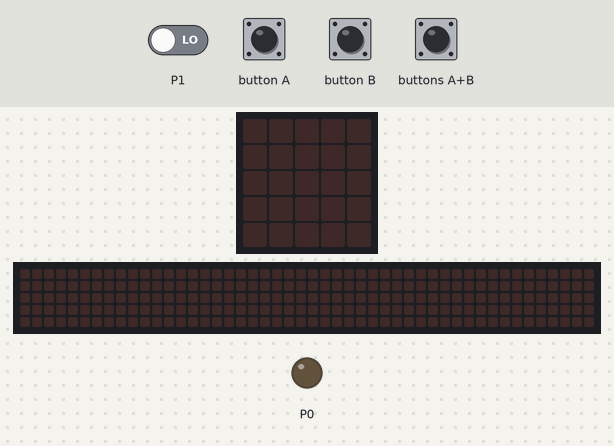
Recording of a program running on a simulated BBC micro:bit running MicroPython. On the bench: the board's 5×5 LED display, a strip that is not on the board, showing the scrolling text unrolled, output pins drawn as LEDs (lit = HIGH). The inputs (shaded band) are chosen by the test bench; at power-on: P1 LOW. Random numbers come from a fixed seed; the 48×5 strip is a reading aid, not a part: it shows the text the display is scrolling, unrolled, one strip-width of it at a time.

Above: at 1.2 s.
1.3 s: button A pressed for 0.15 s
At 3.6 s:
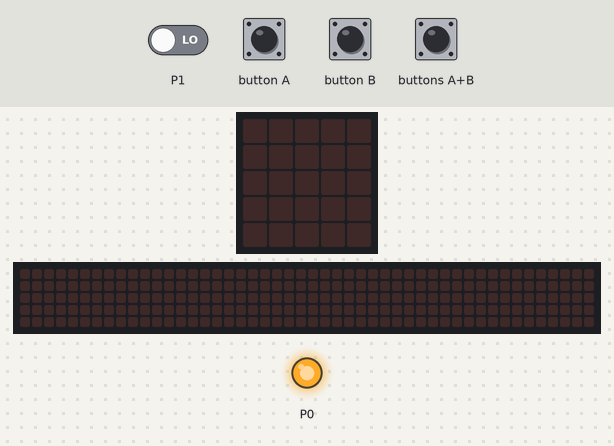
At 13.41 s:
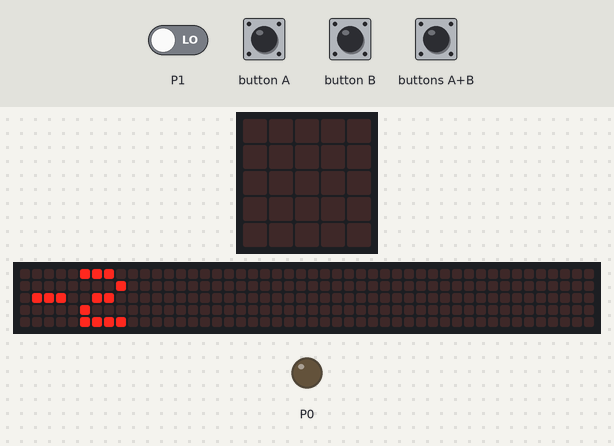
Timing chart, 0 to 14.9 s (numbered marks = the images above; inputs shaded):
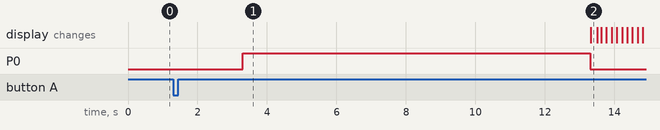

The program:

GPIO_pinleri.py
```python
from microbit import *

"""while True:
    pin0.write_digital(1)
    sleep(500)
    pin0.write_digital(0)
    sleep(500)"""

#********************************************************
#BreadBoard
"""
while True:
    pin0.write_digital(1)
    sleep(500)
    pin1.write_digital(1)
    sleep(500)
    pin2.write_digital(1)
    sleep(500)

    pin0.write_digital(0)
    pin1.write_digital(0)
    pin2.write_digital(0)
    sleep(500)

    pin2.write_digital(1)
    sleep(500)
    pin1.write_digital(1)
    sleep(500)
    pin0.write_digital(1)
    sleep(500)

    pin0.write_digital(0)
    pin1.write_digital(0)
    pin2.write_digital(0)
    sleep(500)"""

#********************************************************
#Sokak Lambalari

"""while True:
    isikSeviyesi = display.read_light_level()
    if (isikSeviyesi > 30 and isikSeviyesi < 80):
        pin0.write_digital(1)
        pin1.write_digital(1)
        pin2.write_digital(1)
    elif isikSeviyesi>79 and isikSeviyesi<150:
        pin0.write_digital(1)
        pin1.write_digital(1)
        pin2.write_digital(0)
    elif isikSeviyesi>149 and isikSeviyesi<210:
        pin0.write_digital(1)
        pin1.write_digital(0)
        pin2.write_digital(0)
    elif isikSeviyesi>209:
        pin0.write_digital(0)
        pin1.write_digital(0)
        pin2.write_digital(0) """

#********************************************************
#RGB Led

"""while True:
    sleep(500)
    if button_a.was_pressed() and button_b.was_pressed():
        pin0.write_digital(1)
        pin1.write_digital(0)
        pin2.write_digital(0)
    elif button_a.was_pressed():
        pin0.write_digital(0)
        pin1.write_digital(1)
        pin2.write_digital(0)
    elif button_b.was_pressed():
        pin0.write_digital(0)
        pin1.write_digital(0)
        pin2.write_digital(1)"""

#********************************************************
import random
"""r=0
g=0
b=0

while True:
    if accelerometer.get_x() > 500:
        r=r+10
        pin0.write_analog(r)
        sleep(100)
    elif accelerometer.get_x() < -500:
        g=g+10
        pin1.write_analog(g)
        sleep(100)
    elif accelerometer.get_y() < -200:
        b=b+10
        pin2.write_analog(b)
        sleep(100)
    elif accelerometer.get_y() > 200:
        r=r+random.randint(0,10)
        g=g+random.randint(0,2)
        b=b+random.randint(0,7)

        pin0.write_analog(r)
        pin1.write_analog(g)
        pin2.write_analog(b)
        sleep(100)
    else:
        pin0.write_digital(0)
        pin1.write_digital(0)
        pin2.write_digital(0)
    sleep(200)"""

#********************************************************
#Push Button
"""import music
import speech

while True:
    if pin0.read_digital() == 1:
        display.show(Image.HEART)
        speech.say("microbit")
        sleep(500)
        audio.play(Sound.GIGGLE)
        sleep(500)
        display.clear()

    elif pin0.read_digital() == 0:
        display.show("!")
        sleep(500)
        display.clear()
        sleep(500)"""

#********************************************************
#Potansiyometre

"""img = Image.TRIANGLE
display.show(img)
while True:
    potOku = pin0.read_analog()
    shift = int(potOku/102)-5  #0-1023 aralığı
    display.show(img.shift_left(shift))"""

#********************************************************
#Servomotor
"""def map(value,fromLow,fromHigh,toLow,toHigh):
    return (toHigh-toLow)*(value-fromLow)/(fromHigh-fromLow)+toLow

while True:
    #pin0.write_analog(30)
    #sleep(500)
    #pin0.write_analog(150)
    #sleep(1000)
    #pin0.write_analog(2000)

    analogOku = pin0.read_analog()
    mappedValue = int(map(analogOku,0,1023,1,180))
    pin0.write_analog(mappedValue)
"""

#********************************************************
#Joystick

"""ledX=2
ledY=2

while True:
    joyX=pin0.read_analog()
    joyY=pin1.read_analog()
    joyB=pin2.read_digital()

    if (joyX < 200):
        if ledX>0:
            display.set_pixel(ledX,ledY,0)
            ledX=ledX-1
    elif joyX>900:
        if ledX<4:
            display.set_pixel(ledX,ledY,0)
            ledX+=1

    if (joyY < 200):
        if ledY>0:
            display.set_pixel(ledX,ledY,0)
            ledY=ledY-1
    elif joyY>900:
        if ledY<4:
            display.set_pixel(ledX,ledY,0)
            ledY+=1

    sleep(200)
    display.set_pixel(ledX,ledY,9)"""

#********************************************************
#Neopiksel
"""import neopixel

neopix=neopixel.NeoPixel(pin0,24)

while True:
    for pixel in range(0,24):
        neopix[pixel]=(255,0,0)
        neopix.show()

        sleep(50)

    for pixel in reversed(range(0,24)):
        neopix[pixel]=(0,0,0)
        neopix.show()
        sleep(50)

    #neopix.clear()
    #sleep(500)"""

#********************************************************
import neopixel
"""
neopix = neopixel.NeoPixel(pin0,24)
red=(255,0,0)
green=(0,255,0)
blue=(0,0,255)
purple=(255,0,255)
yellow=(255,205,0)

def yak(renk):
    for pixel in range(0,24):
        neopix[pixel]=renk
    neopix.show()
    return

while True:
    yak(red)
    sleep(1000)
    yak(green)
    sleep(1000)
    yak(blue)
    sleep(1000)
    yak(purple)
    sleep(1000)
    yak(yellow)
    sleep(1000)"""

#********************************************************

"""neopix = neopixel.NeoPixel(pin0,24)
red=(255,0,0)
yellow=(255,205,0)
black=(0,0,0)

def sinyal(bas,bit,renk):
    for pixel in range(bas,bit):
        neopix[pixel] = renk
    neopix.show()
    return

while True:
    if accelerometer.get_x() > 500:
        sinyal(0,13,yellow)
        sleep(500)
        sinyal(0,13,black)
        sleep(500)

    elif accelerometer.get_x() < -500:
        sinyal(13,24,red)
        sleep(500)
        sinyal(13,24,black)
        sleep(500)

    else:
        sinyal(0,0,black)"""

#********************************************************
#HCSR-04

import machine
import utime

def get_dist():
    pin0.write_digital(0)
    utime.sleep(2)
    pin0.write_digital(1)
    utime.sleep(10)
    pin0.write_digital(0)

    d=machine.time_pulse_us(pin1,1,11600)
    if d > 0:
        return d/58
    else:
        return d
pin1.set_pull(pin1.NO_PULL)
while True:
    if button_a.was_pressed():
        d = get_dist()
        display.scroll(d)
        sleep(150)
    sleep(20)
```

Measured:
- after the input at 1.3 s, P0: LOW → HIGH after 2.0 s, → LOW 10.0 s later
